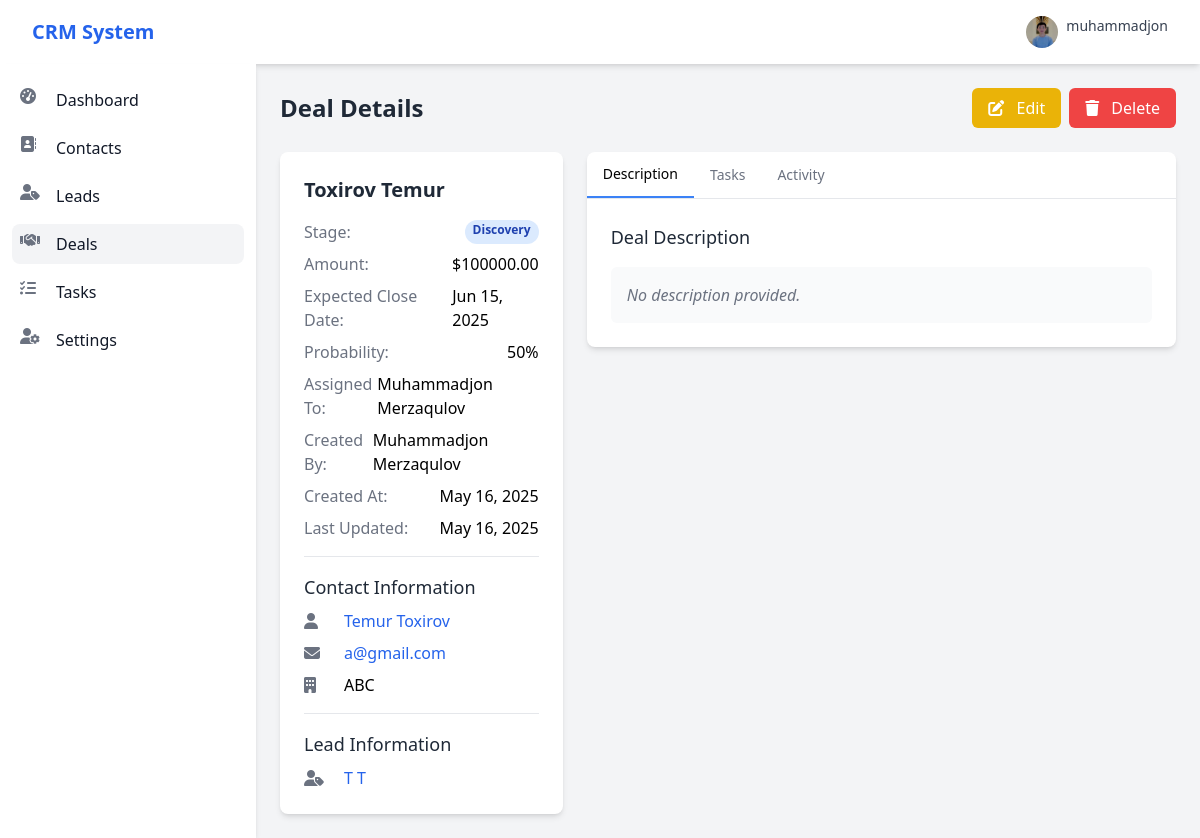
Page /deals/1/ (signed in) on the earlier database version.
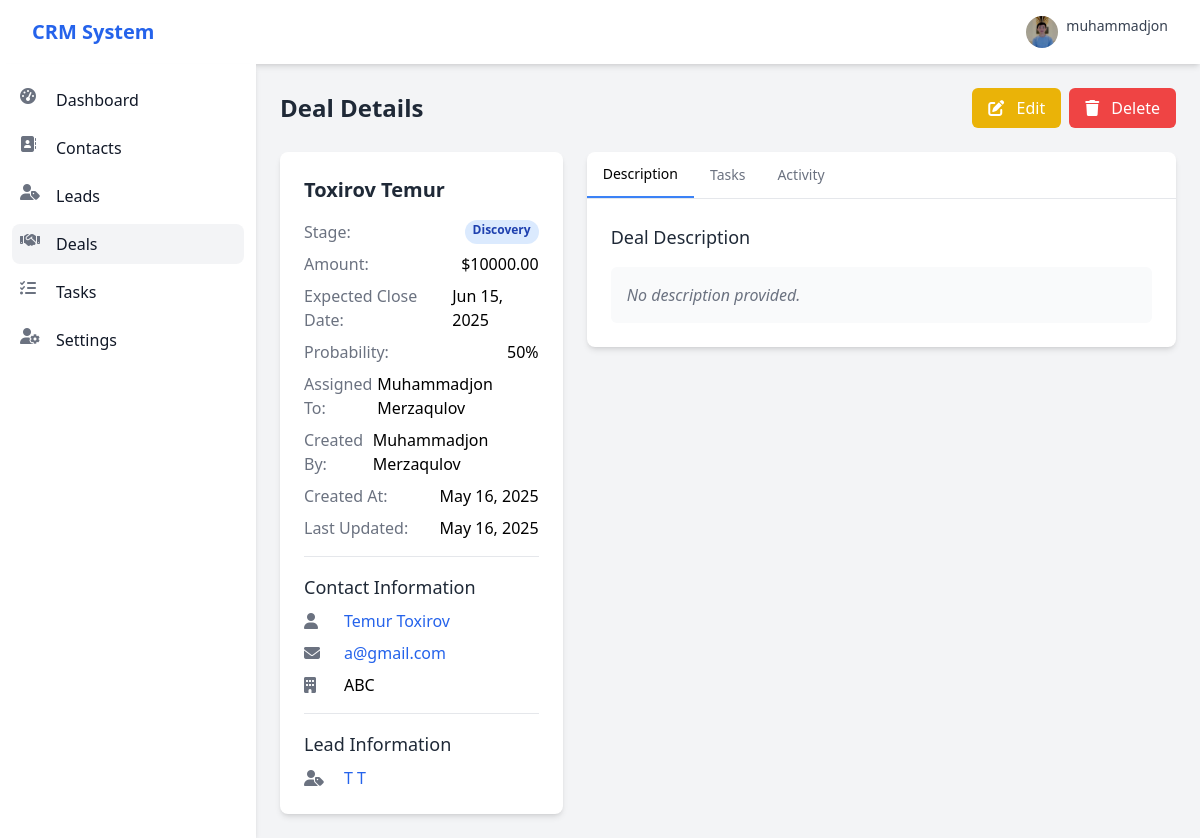
Same page on the later database version.
### deals/models.py (models this page shows, shortened)
class Deal(models.Model):
    STAGE_CHOICES = [
        ('discovery', 'Discovery'),
        ('proposal', 'Proposal'),
        ('negotiation', 'Negotiation'),
        ('closed_won', 'Closed Won'),
        ('closed_lost', 'Closed Lost'),
    ]
    title = models.CharField(max_length=200)
    contact = models.ForeignKey(Contact, on_delete=models.CASCADE, related_name='deals')
    lead = models.ForeignKey(Lead, on_delete=models.SET_NULL, null=True, blank=True, related_name='deals')
    stage = models.CharField(max_length=20, choices=STAGE_CHOICES, default='discovery')
    amount = models.DecimalField(max_digits=10, decimal_places=2)
    expected_close_date = models.DateField()
    probability = models.IntegerField(default=50, help_text="Probability of closing (%)")
    description = models.TextField(blank=True, null=True)
    assigned_to = models.ForeignKey(User, on_delete=models.SET_NULL, null=True, blank=True,
                                    related_name='assigned_deals')
    created_by = models.ForeignKey(User, on_delete=models.CASCADE, related_name='created_deals')
    created_at = models.DateTimeField(auto_now_add=True)
    updated_at = models.DateTimeField(auto_now=True)
    class Meta:
        ordering = ['-created_at']

### contacts/models.py (models this page shows, shortened)
class Contact(models.Model):
    LEAD_SOURCE_CHOICES = [
        ('website', 'Website'),
        ('referral', 'Referral'),
        ('social_media', 'Social Media'),
        ('email', 'Email Campaign'),
        ('other', 'Other'),
    ]
    first_name = models.CharField(max_length=100)
    last_name = models.CharField(max_length=100)
    email = models.EmailField(unique=True)
    phone = models.CharField(max_length=15, blank=True, null=True)
    company = models.CharField(max_length=100, blank=True, null=True)
    position = models.CharField(max_length=100, blank=True, null=True)
    address = models.TextField(blank=True, null=True)
    source = models.CharField(max_length=20, choices=LEAD_SOURCE_CHOICES, default='other')
    notes = models.TextField(blank=True, null=True)
    assigned_to = models.ForeignKey(User, on_delete=models.SET_NULL, null=True, blank=True,
                                    related_name='assigned_contacts')
    created_by = models.ForeignKey(User, on_delete=models.CASCADE, related_name='created_contacts')
    created_at = models.DateTimeField(auto_now_add=True)
    updated_at = models.DateTimeField(auto_now=True)
    class Meta:
        ordering = ['-created_at']

### leads/models.py (models this page shows, shortened)
class Lead(models.Model):
    STATUS_CHOICES = [
        ('new', 'New'),
        ('contacted', 'Contacted'),
        ('qualified', 'Qualified'),
        ('unqualified', 'Unqualified'),
        ('converted', 'Converted'),
    ]
    PRIORITY_CHOICES = [
        ('low', 'Low'),
        ('medium', 'Medium'),
        ('high', 'High'),
    ]
    contact = models.ForeignKey(Contact, on_delete=models.CASCADE, related_name='leads')
    title = models.CharField(max_length=200)
    description = models.TextField(blank=True, null=True)
    status = models.CharField(max_length=20, choices=STATUS_CHOICES, default='new')
    priority = models.CharField(max_length=10, choices=PRIORITY_CHOICES, default='medium')
    estimated_value = models.DecimalField(max_digits=10, decimal_places=2, blank=True, null=True)
    assigned_to = models.ForeignKey(User, on_delete=models.SET_NULL, null=True, blank=True,
                                    related_name='assigned_leads')
    created_by = models.ForeignKey(User, on_delete=models.CASCADE, related_name='created_leads')
    created_at = models.DateTimeField(auto_now_add=True)
    updated_at = models.DateTimeField(auto_now=True)
    class Meta:
        ordering = ['-created_at']

### deals/views.py (the view)
# urls.py: path('<int:pk>/', views.deal_detail, name='deal_detail'),
@login_required
def deal_detail(request, pk):
    deal = get_object_or_404(Deal, pk=pk)
    return render(request, 'deals/deal_detail.html', {'deal': deal})

### templates/deals/deal_detail.html (shortened to what the changed rows need)
{% extends 'base.html' %}
{% block content %}
<div class="container mx-auto">
    <div class="flex justify-between items-center mb-6">
        <h1 class="text-2xl font-semibold text-gray-800">Deal Details</h1>
    </div>
    <div class="grid grid-cols-1 md:grid-cols-3 gap-6">
        <div class="md:col-span-1">
            <div class="bg-white shadow-md rounded-lg overflow-hidden">
                <div class="p-6">
                    <h2 class="text-xl font-semibold text-gray-800 mb-4">{{ deal.title }}</h2>
                    <div class="mb-4">
                        <div class="flex justify-between mb-2">
                            <span class="text-gray-500">Stage:</span>
                            <span class="px-2 inline-flex text-xs leading-5 font-semibold rounded-full
                                {% if deal.stage == 'discovery' %}bg-blue-100 text-blue-800
                                {% elif deal.stage == 'proposal' %}bg-yellow-100 text-yellow-800
                                {% elif deal.stage == 'negotiation' %}bg-purple-100 text-purple-800
                                {% elif deal.stage == 'closed_won' %}bg-green-100 text-green-800
                                {% elif deal.stage == 'closed_lost' %}bg-red-100 text-red-800
                                {% endif %}">
                                {{ deal.get_stage_display }}
                            </span>
                        </div>
                        <div class="flex justify-between mb-2">
                            <span class="text-gray-500">Amount:</span>
                            <span class="font-medium">${{ deal.amount }}</span>
                        </div>
                        <div class="flex justify-between mb-2">
                            <span class="text-gray-500">Expected Close Date:</span>
                            <span class="font-medium">{{ deal.expected_close_date|date:"M d, Y" }}</span>
                        </div>
                        <div class="flex justify-between mb-2">
                            <span class="text-gray-500">Probability:</span>
                            <span class="font-medium">{{ deal.probability }}%</span>
                        </div>
                        <div class="flex justify-between mb-2">
                            <span class="text-gray-500">Assigned To:</span>
                            <span class="font-medium">
                                {% if deal.assigned_to %}
                                    {{ deal.assigned_to.get_full_name|default:deal.assigned_to.username }}
                                {% else %}
                                    Unassigned
                                {% endif %}
                            </span>
                        </div>
                        <div class="flex justify-between mb-2">
                            <span class="text-gray-500">Created By:</span>
                            <span class="font-medium">{{ deal.created_by.get_full_name|default:deal.created_by.username }}</span>
                        </div>
                        <div class="flex justify-between mb-2">
                            <span class="text-gray-500">Created At:</span>
                            <span class="font-medium">{{ deal.created_at|date:"M d, Y" }}</span>
                        </div>
                        <div class="flex justify-between">
                            <span class="text-gray-500">Last Updated:</span>
                            <span class="font-medium">{{ deal.updated_at|date:"M d, Y" }}</span>
                        </div>
                    </div>
                    <div class="border-t pt-4 mt-4">
                        <h3 class="text-lg font-medium text-gray-800 mb-2">Contact Information</h3>
                        <div class="flex items-center mb-2">
                            <div class="flex-1">
                                <a href="{% url 'contact_detail' deal.contact.id %}" class="text-blue-600 hover:underline">
                                    {{ deal.contact.first_name }} {{ deal.contact.last_name }}
                                </a>
                            </div>
                        </div>
                        <div class="flex items-center mb-2">
                            <div class="flex-1">
                                <a href="mailto:{{ deal.contact.email }}" class="text-blue-600 hover:underline">
                                    {{ deal.contact.email }}
                                </a>
                            </div>
                        </div>
                        {% if deal.contact.company %}
                            <div class="flex items-center">
                                <div class="w-10 text-gray-500">
                                    <i class="fas fa-building"></i>
                                </div>
                                <div class="flex-1">
                                    {{ deal.contact.company }}
                                </div>
                            </div>
                        {% endif %}
                    </div>
                    {% if deal.lead %}
                        <div class="border-t pt-4 mt-4">
                            <h3 class="text-lg font-medium text-gray-800 mb-2">Lead Information</h3>
                            <div class="flex items-center">
                                <div class="w-10 text-gray-500">
                                    <i class="fas fa-user-tag"></i>
                                </div>
                                <div class="flex-1">
                                    <a href="{% url 'lead_detail' deal.lead.id %}" class="text-blue-600 hover:underline">
                                        {{ deal.lead.title }}
                                    </a>
                                </div>
                            </div>
                        </div>
                    {% endif %}
                </div>
            </div>
        </div>
    </div>
</div>
{% endblock %}

Differences in the rows shown:
changed Deal "Toxirov Temur": amount "100000.00" → "10000.00"
